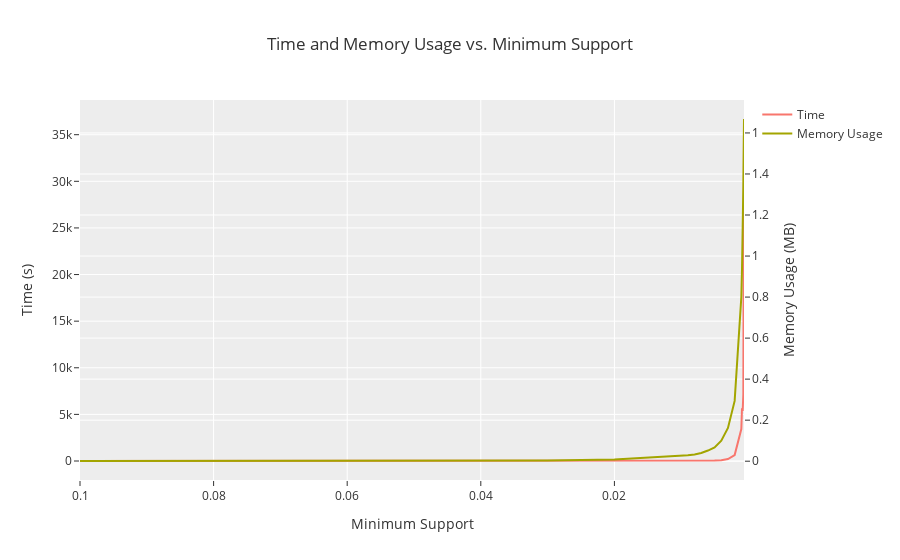

Notebook code cell kept with this figure:
### Code cell
import plotly.graph_objects as go

fig = go.Figure()

# Add the time and memory usage data to the first and second y-axis
fig.add_trace(go.Scatter(x=min_sups, y=times, name='Time'))
fig.add_trace(go.Scatter(x=min_sups, y=mem_usage, name='Memory Usage', yaxis='y2'))

# Set the layout for the figure
fig.update_layout(
    title='Time and Memory Usage vs. Minimum Support', xaxis_title='Minimum Support', yaxis=dict(title='Time (s)'),
    yaxis2=dict(title='Memory Usage (MB)', overlaying='y', side='right'))

# Reverse the x-axis
fig.update_xaxes(autorange='reversed')
fig.update_layout(template='ggplot2')

fig.show()

### Figure 1 — Plotly figure (JSON) as saved in the notebook; plotly's stock layout.template omitted (floating-point values rounded to 4 significant figures)
{"data": [{"name": "Time", "type": "scatter", "x": [0.1, 0.09, 0.08, 0.07, 0.06, 0.05, 0.04, 0.03, 0.02, 0.01, 0.009, 0.008, 0.007, 0.006, 0.005, 0.004, 0.003, 0.002, 0.001, 0.0009, 0.0008, 0.0007, 0.0006], "y": [1.006, 0.983, 0.997, 1.023, 1.035, 1.067, 1.188, 1.303, 1.908, 10.34, 12.88, 16.88, 22.96, 33.4, 49.86, 93.35, 212.9, 640.2, 3422.0, 5660.0, 5357.0, 7136.0, 36680.0]}, {"name": "Memory Usage", "type": "scatter", "x": [0.1, 0.09, 0.08, 0.07, 0.06, 0.05, 0.04, 0.03, 0.02, 0.01, 0.009, 0.008, 0.007, 0.006, 0.005, 0.004, 0.003, 0.002, 0.001, 0.0009, 0.0008, 0.0007, 0.0006], "y": [0.001, 0.001, 0.001, 0.001, 0.001, 0.001, 0.002, 0.003, 0.008, 0.024, 0.029, 0.033, 0.04, 0.052, 0.067, 0.1, 0.162, 0.294, 0.8, 0.936, 1.101, 1.338, 1.668], "yaxis": "y2"}], "layout": {"title": {"text": "Time and Memory Usage vs. Minimum Support"}, "xaxis": {"autorange": "reversed", "title": {"text": "Minimum Support"}}, "yaxis": {"title": {"text": "Time (s)"}}, "yaxis2": {"overlaying": "y", "side": "right", "title": {"text": "Memory Usage (MB)"}}}}
